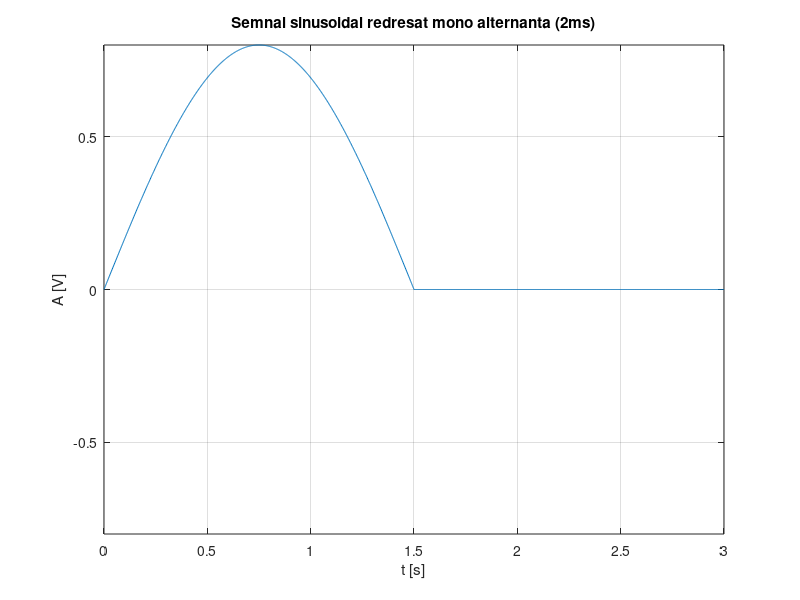
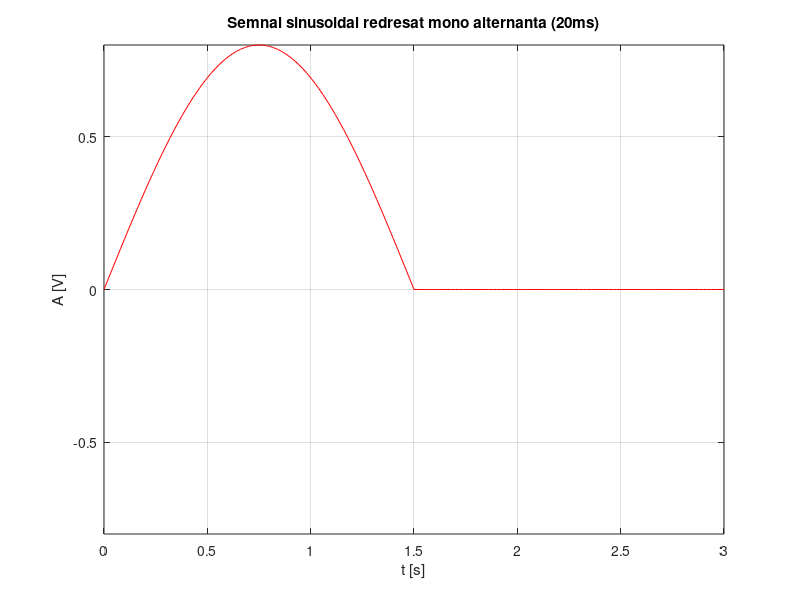
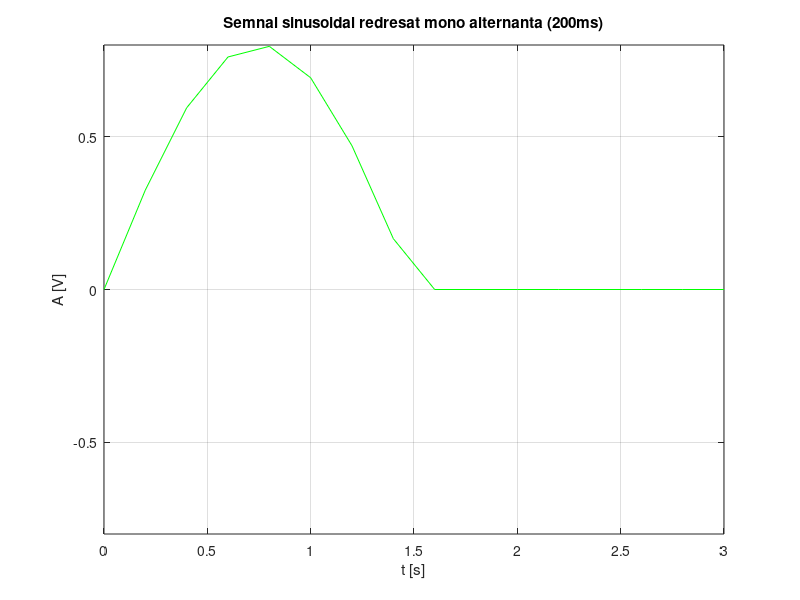

Recreate these plots in MATLAB, in order.
% 4. Semnal sinusoidal redresat mono alternanta
% Perioada semnalului sinusoidal neredresat: 3 s.
% Amplitudine: 0.8

% Rezolutia temporara de 2ms.

T =3;    % peroada semnalului
f = 1/T; % frecventa
A = 0.8; % amplitudinea
w = 2*pi*f;
t = 0:0.002:T;
s = A * (sin(w*t));  % obtinem semnalul sinusoidal redresat dubla alternanta
s(s < 0) = 0;        % fecem ca semnalul cu aplitudine negativa se fie egal cu zero
figure (1);          
plot (t, s) 
axis([ 0 3 -0.8 0.8])
grid on;
xlabel('t [s]')
ylabel('A [V]')
title('Semnal sinusoidal redresat mono alternanta (2ms)')

% Rezolutia temporara de 20ms.

T =3;      
f = 1/T; 
A = 0.8; 
w = 2*pi*f;
t = 0:0.02:T;
s = A * (sin(w*t));  
s(s < 0) = 0;
figure (2);          
plot (t, s, 'r') 
axis([ 0 3 -0.8 0.8])
grid on;
xlabel('t [s]')
ylabel('A [V]')
title('Semnal sinusoidal redresat mono alternanta (20ms)')

% Rezolutia temporara de 200ms.

T =3;      
f = 1/T; 
A = 0.8; 
w = 2*pi*f;
t = 0:0.2:T;
s = A * (sin(w*t));  
s(s < 0) = 0;
figure (3);          
plot (t, s, 'g')
axis([ 0 3 -0.8 0.8])
grid on;
xlabel('t [s]')
ylabel('A [V]')
title('Semnal sinusoidal redresat mono alternanta (200ms)')

